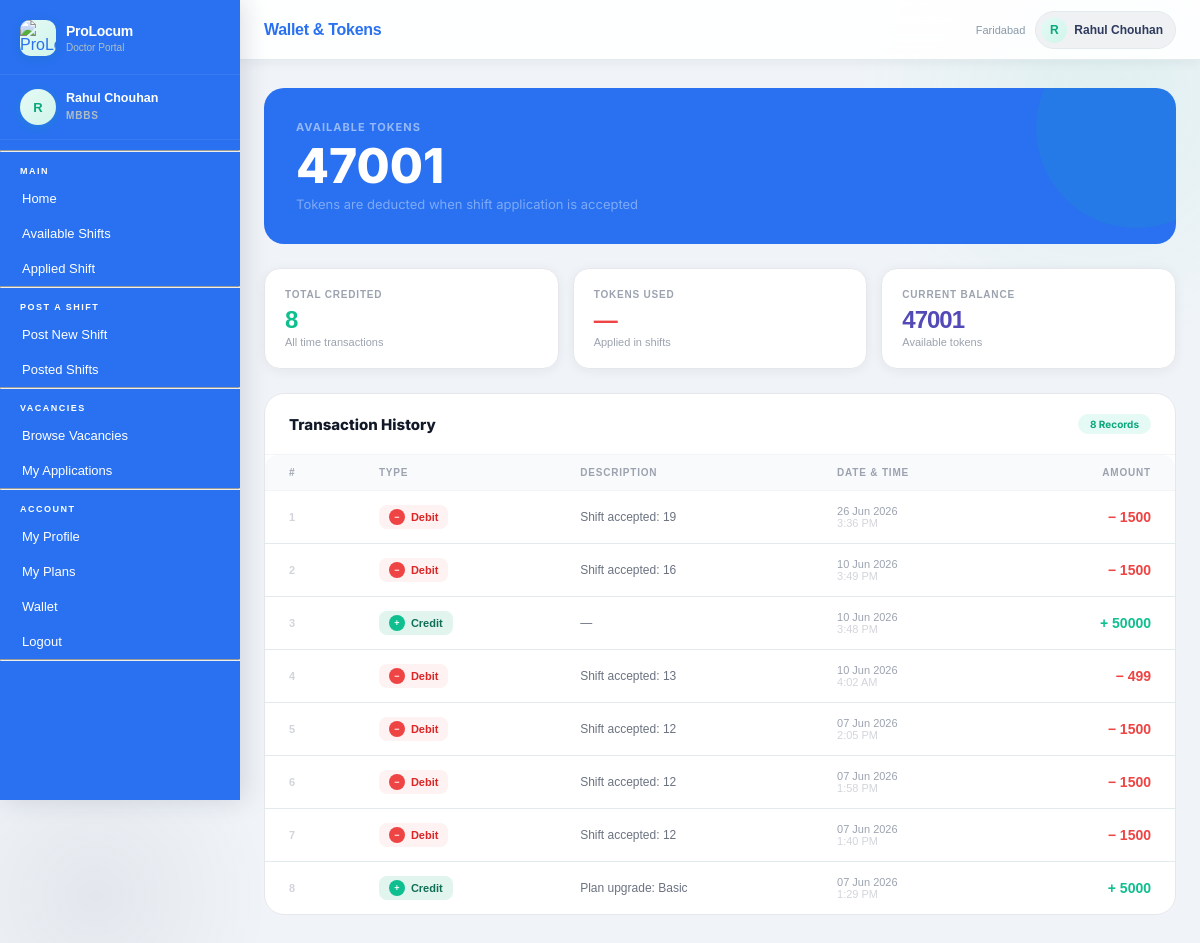
/doctors/wallet/ (signed in), run on the app's committed database.
### users/models.py (models this page shows, shortened)
class CustomUser(AbstractUser):
    ROLE_CHOICES = (
        ('doctor', 'Doctor'),
        ('nurse', 'Nurse'),
        ('hospital', 'Hospital'),
        ('admin', 'Admin'),
    )
    role   = models.CharField(max_length=20, choices=ROLE_CHOICES)
    mobile = models.CharField(max_length=10, unique=True, null=True, blank=True)  # ✅ Unique mobile

### doctors/models.py (models this page shows, shortened)
class DoctorProfile(models.Model):
    QUALIFICATION_CHOICES = [
        ('mbbs', 'MBBS'),
        ('bams', 'BAMS'),
        ('bhms', 'BHMS'),
    ]
    SEX_CHOICES = [('male', 'Male'), ('female', 'Female'), ('other', 'Other')]
    WARD_CHOICES = [
        ('general', 'General Ward'),
        ('icu', 'ICU Ward'),
        ('casualty', 'Casualty Ward'),
        ('female', 'Female Ward'),
    ]
    user            = models.OneToOneField(settings.AUTH_USER_MODEL, on_delete=models.CASCADE, related_name='doctor_profile')
    full_name       = models.CharField(max_length=150)
    age             = models.PositiveIntegerField(null=True, blank=True)
    sex             = models.CharField(max_length=10, choices=SEX_CHOICES, blank=True)
    registration_no = models.CharField(max_length=50, blank=True)
    qualification   = models.CharField(max_length=10, choices=QUALIFICATION_CHOICES, blank=True)
    experience      = models.CharField(max_length=50, blank=True)
    is_registration_complete = models.BooleanField(default=False)
    address         = models.TextField(blank=True)
    state           = models.CharField(max_length=100, blank=True)
    city            = models.CharField(max_length=100, blank=True)
    pincode         = models.CharField(max_length=10, blank=True)
    STATUS_CHOICES = [
    ('pending', 'Pending'),
    ('approved', 'Approved'),
    ('rejected', 'Rejected'),
]
    upi_id = models.CharField(max_length=100, blank=True)
    verification_status = models.CharField(max_length=10, choices=STATUS_CHOICES, default='pending')
    ward_preferences = models.CharField(max_length=200, blank=True)
    known_procedures = models.TextField(blank=True)
    profile_photo   = models.ImageField(upload_to='doctors/photos/', null=True, blank=True)
    aadhar_photo    = models.ImageField(upload_to='doctors/aadhar/', null=True, blank=True)
    pan_card        = models.ImageField(upload_to='doctors/pan/', null=True, blank=True)
    degree_photo    = models.ImageField(upload_to='doctors/degree/', null=True, blank=True)
    registered_state = models.CharField(max_length=100, blank=True)
    is_verified     = models.BooleanField(default=False)
    created_at      = models.DateTimeField(auto_now_add=True)
    updated_at      = models.DateTimeField(auto_now=True)

### plans/models.py (models this page shows, shortened)
class WalletTransaction(models.Model):
    TYPE_CHOICES = [('credit', 'Credit'), ('debit', 'Debit')]
    wallet           = models.ForeignKey(Wallet, on_delete=models.CASCADE, related_name='transactions')
    amount           = models.PositiveIntegerField()
    transaction_type = models.CharField(max_length=10, choices=TYPE_CHOICES)
    note             = models.CharField(max_length=255, blank=True)
    created_at       = models.DateTimeField(auto_now_add=True)
    class Meta:
        ordering = ['-created_at']

### doctors/views.py (the view)
# urls.py: path('wallet/', doctor_views.my_wallet, name='doctor_wallet'),
@login_required
def my_wallet(request):
    from plans.models import Wallet, WalletTransaction
    try:
        wallet = request.user.wallet
        wallet_balance      = wallet.balance
        wallet_transactions = wallet.transactions.order_by('-created_at')
    except:
        wallet_balance      = 0
        wallet_transactions = []
    return render(request, 'doctors/wallet.html', {
        'wallet_balance':      wallet_balance,
        'wallet_transactions': wallet_transactions,
        'user':                request.user,
    })

### plans/models.py (called while the page is built)
    @property
    def is_expired(self):
        if not self.end_date:
            return False   # Lifetime plan
        return timezone.now() > self.end_date

### plans/utils.py (called while the page is built, shortened)
def get_active_plan(user):
    plan = UserPlan.objects.filter(user=user, is_active=True).first()
    if not plan:
        return None
    return plan

### doctors/templates/doctors/wallet.html (shortened to what this page needs)
{% extends 'doctors/base.html' %}
{% block page_title %}Wallet & Tokens{% endblock %}
{% block content %}
<div class="dash-wrap">
    <div class="wallet-hero">
        <div class="wallet-label">Available Tokens</div>
        <div class="wallet-balance">{{ wallet_balance }}</div>
        <div class="wallet-sub">Tokens are deducted when shift application is accepted</div>
    </div>
    <div class="stats-grid">
        <div class="stat-card">
            <div class="stat-label">Total Credited</div>
            <div class="stat-value" style="color:#0fbf8f;">
                {{ wallet_transactions|length }}
            </div>
            <div class="stat-sub">All time transactions</div>
        </div>
        <div class="stat-card">
            <div class="stat-label">Tokens Used</div>
            <div class="stat-value" style="color:#ef4444;">
                —
            </div>
            <div class="stat-sub">Applied in shifts</div>
        </div>
        <div class="stat-card">
            <div class="stat-label">Current Balance</div>
            <div class="stat-value" style="color:#534AB7;">{{ wallet_balance }}</div>
            <div class="stat-sub">Available tokens</div>
        </div>
    </div>
    <div class="history-card">
        <div class="history-header">
            <div class="history-title">Transaction History</div>
            <span style="background:#e6faf5; color:#0aa87d; font-size:10px; font-weight:700; padding:4px 12px; border-radius:20px;">
                {{ wallet_transactions|length }} Records
            </span>
        </div>
        {% if wallet_transactions %}
        <div style="overflow-x:auto;">
            <table class="tx-table">
                <thead>
                    <tr>
                        <th>#</th>
                        <th>Type</th>
                        <th>Description</th>
                        <th>Date & Time</th>
                        <th style="text-align:right;">Amount</th>
                    </tr>
                </thead>
                <tbody>
                    {% for tx in wallet_transactions %}
                    <tr>
                        <td style="color:#d1d5db; font-size:11px; font-weight:700;">{{ forloop.counter }}</td>
                        <td>
                            {% if tx.transaction_type == 'credit' %}
                            <div class="tx-type tx-type-credit">
                                <div class="tx-type-icon">+</div> Credit
                            </div>
                            {% else %}
                            <div class="tx-type tx-type-debit">
                                <div class="tx-type-icon">−</div> Debit
                            </div>
                            {% endif %}
                        </td>
                        <td><div class="tx-note" title="{{ tx.note }}">{{ tx.note|default:"—" }}</div></td>
                        <td>
                            <div class="tx-date">
                                {{ tx.created_at|date:"d M Y" }}<br>
                                <span style="color:#d1d5db;">{{ tx.created_at|time:"g:i A" }}</span>
                            </div>
                        </td>
                        <td style="text-align:right;">
                            {% if tx.transaction_type == 'credit' %}
                            <span class="tx-amount-credit">+ {{ tx.amount }}</span>
                            {% else %}
                            <span class="tx-amount-debit">− {{ tx.amount }}</span>
                            {% endif %}
                        </td>
                    </tr>
                    {% endfor %}
                </tbody>
            </table>
        </div>
        {% else %}
        <div class="tx-empty">
            <div class="tx-empty-icon">🪙</div>
            <div style="font-weight:700; color:#6b7280; margin-bottom:4px;">No transactions yet</div>
            <div>Token activity yahan dikhega jab plan purchase karoge.</div>
        </div>
        {% endif %}
    </div>
</div>
{% endblock %}

### doctors/templates/doctors/base.html (shortened to what this page needs)
{% load static %}
<!DOCTYPE html>
<html lang="hi">
<head>
<link rel="stylesheet" href="{% static 'users/css/base.css' %}">
</head>
<body>
<aside class="sidebar" id="sidebar">
  <div class="sidebar-brand">
    <div class="logo-icon">
      <img src="{% static 'users/images/Black_and_White_Circular_Art___Design_Logo-removebg-preview.png' %}" alt="ProLocum Logo">
    </div>
    <div class="brand-text">
      <h1>ProLocum</h1>
      <p>Doctor Portal</p>
    </div>
  </div>
  {% if request.user.is_authenticated %}
  <div class="sidebar-profile">
    <div class="profile-avatar">
      {% if request.user.doctor_profile.full_name %}{{ request.user.doctor_profile.full_name|first|upper }}{% else %}D{% endif %}
    </div>
    <div class="profile-info">
      <strong>{% if request.user.doctor_profile.full_name %}{{ request.user.doctor_profile.full_name }}{% else %}Doctor{% endif %}</strong>
      <span>{{ request.user.doctor_profile.qualification|upper }}</span>
    </div>
  </div>
  {% endif %}
  <nav class="sidebar-nav">
<hr style="color:rgba(0, 0, 0, 0.485);">
   <div class="nav-section-label">Main</div>
<a href="{% url 'doctor_dashboard' %}" class="nav-link {% if request.resolver_match.url_name == 'doctor_dashboard' %}active{% endif %}">
  Home
</a>
{% if ctx_can_view_shifts %}
  <a href="/doctors/shifts/available/" class="nav-link {% if request.resolver_match.url_name == 'available_shifts' %}active{% endif %}">
    Available Shifts
  </a>
  <a href="/doctors/shifts/my-applications/" class="nav-link {% if request.resolver_match.url_name == 'my_applications' %}active{% endif %}">
    Applied Shift
  </a>
{% endif %}
<hr>
<div class="nav-section-label">Post a Shift</div>
{% if ctx_can_post_shift %}
  <a href="/doctors/shifts/post/" class="nav-link {% if request.resolver_match.url_name == 'post_new_shift' %}active{% endif %}">
    Post New Shift
  </a>
  <a href="/doctors/shifts/posted/" class="nav-link {% if request.resolver_match.url_name == 'posted_shifts' %}active{% endif %}">
    Posted Shifts
  </a>
{% endif %}
<hr>
<div class="nav-section-label">Vacancies</div>
{% if ctx_can_apply_vacancy %}
  <a href="/doctors/vacancies/" class="nav-link {% if request.resolver_match.url_name == 'available_vacancies' %}active{% endif %}">
    Browse Vacancies
  </a>
  <a href="/doctors/vacancy/my-applications/" class="nav-link {% if request.resolver_match.url_name == 'my_vacancy_applications' %}active{% endif %}">
    My Applications
  </a>
{% endif %}
<hr>
<div class="nav-section-label">Account</div>
<a href="{% url 'doctor_my_profile' %}" class="nav-link {% if request.resolver_match.url_name == 'doctor_my_profile' %}active{% endif %}">My Profile</a>
<a href="{% url 'my_plans' %}" class="nav-link {% if request.resolver_match.url_name == 'my_plans' %}active{% endif %}">My Plans</a>
<a href="{% url 'doctor_wallet' %}" class="nav-link">
    Wallet
</a>
<a href="{% url 'logout' %}" class="nav-link">Logout</a>
<hr>
  </nav>
</aside>
<main class="main">
  <div class="topbar">
    <div class="topbar-left">
      <span class="topbar-title">{% block page_title %}Dashboard{% endblock %}</span>
    </div>
    <div class="topbar-right">
      {% if request.user.doctor_profile.city %}
      <span class="city-tag">{{ request.user.doctor_profile.city }}</span>
      {% endif %}
      <div class="user-chip">
        <div class="user-avatar">
          {% if request.user.doctor_profile.full_name %}{{ request.user.doctor_profile.full_name|first|upper }}{% else %}{{ request.user.username|first|upper }}{% endif %}
        </div>
        <span class="user-name">
          {% if request.user.doctor_profile.full_name %}{{ request.user.doctor_profile.full_name }}{% else %}{{ request.user.username }}{% endif %}
        </span>
      </div>
    </div>
  </div>
  <div class="content">
    {% block content %}{% endblock %}
  </div>
</main>
</body>
</html>

### doctors/templates/doctors/wallet.html (style rules this page uses)
.dash-wrap { padding: 4px 0 32px; font-family: 'Inter', sans-serif; }
.wallet-hero { background: #2971F0; border-radius: 20px; padding: 32px; margin-bottom: 24px; position: relative; overflow: hidden; }
.wallet-hero::before { content: ''; position: absolute; top: -60px; right: -60px; width: 200px; height: 200px; background: rgba(15,191,143,0.1); border-radius: 50%; }
.wallet-label { font-size: 11px; font-weight: 700; color: rgba(255,255,255,0.5); text-transform: uppercase; letter-spacing: 1px; margin-bottom: 8px; }
.wallet-balance { font-size: 48px; font-weight: 800; color: #fff; line-height: 1; margin-bottom: 6px; }
.wallet-sub { font-size: 13px; color: rgba(255,255,255,0.4); }
.stats-grid { display: grid; grid-template-columns: repeat(3, 1fr); gap: 14px; margin-bottom: 24px; }
.stat-card { background: #fff; border: 1px solid #e5e7eb; border-radius: 16px; padding: 20px; }
.stat-label { font-size: 10px; font-weight: 700; color: #9ca3af; text-transform: uppercase; letter-spacing: 0.8px; margin-bottom: 8px; }
.stat-value { font-size: 24px; font-weight: 800; color: #1e293b; }
.stat-sub { font-size: 11px; color: #9ca3af; margin-top: 4px; }
.history-card { background: white; border: 1px solid #e5e7eb; border-radius: 20px; overflow: hidden; }
.history-header { display: flex; align-items: center; justify-content: space-between; padding: 20px 24px; border-bottom: 1px solid #f3f4f6; }
.history-title { font-size: 15px; font-weight: 800; color: #111827; }
.tx-table { width: 100%; border-collapse: collapse; }
.tx-table thead tr { background: #f9fafb; }
.tx-table thead th { padding: 12px 24px; font-size: 10px; font-weight: 800; color: #9ca3af; text-transform: uppercase; letter-spacing: 0.8px; text-align: left; border-bottom: 1px solid #f3f4f6; }
.tx-table tbody tr { border-bottom: 1px solid #f9fafb; transition: background 0.12s; }
.tx-table tbody tr:last-child { border-bottom: none; }
.tx-table tbody td { padding: 14px 24px; font-size: 13px; color: #374151; vertical-align: middle; }
.tx-type { display: inline-flex; align-items: center; gap: 6px; padding: 4px 10px; border-radius: 8px; font-size: 11px; font-weight: 700; }
.tx-type-credit { background: #E1F5EE; color: #0F6E56; }
.tx-type-debit { background: #fef2f2; color: #dc2626; }
.tx-type-icon { width: 16px; height: 16px; border-radius: 50%; display: flex; align-items: center; justify-content: center; font-size: 9px; font-weight: 900; }
.tx-type-credit .tx-type-icon { background: #0fbf8f; color: #fff; }
.tx-type-debit .tx-type-icon { background: #ef4444; color: #fff; }
.tx-amount-credit { font-size: 14px; font-weight: 800; color: #0fbf8f; }
.tx-amount-debit { font-size: 14px; font-weight: 800; color: #ef4444; }
.tx-note { max-width: 220px; white-space: nowrap; overflow: hidden; text-overflow: ellipsis; color: #6b7280; font-size: 12px; }
.tx-date { color: #9ca3af; font-size: 11px; }

### data on the page
CustomUser: user.doctor_profile.full_name|first "R", user.doctor_profile.full_name "Rahul Chouhan", user.doctor_profile.qualification "MBBS", user.doctor_profile.city "Faridabad"
WalletTransaction: transaction_type "Debit", note "Shift accepted: 19", created_at "26 Jun 2026", created_at "3:36 PM", amount "1500"
WalletTransaction: transaction_type "Debit", note "Shift accepted: 16", created_at "10 Jun 2026", created_at "3:49 PM", amount "1500"
WalletTransaction: transaction_type "Credit", note "—", created_at "10 Jun 2026", created_at "3:48 PM", amount "50000"
WalletTransaction: transaction_type "Debit", note "Shift accepted: 13", created_at "10 Jun 2026", created_at "4:02 AM", amount "499"
WalletTransaction: transaction_type "Debit", note "Shift accepted: 12", created_at "07 Jun 2026", created_at "2:05 PM", amount "1500"
WalletTransaction: transaction_type "Debit", note "Shift accepted: 12", created_at "07 Jun 2026", created_at "1:58 PM", amount "1500"
WalletTransaction: transaction_type "Debit", note "Shift accepted: 12", created_at "07 Jun 2026", created_at "1:40 PM", amount "1500"
WalletTransaction: transaction_type "Credit", note "Plan upgrade: Basic", created_at "07 Jun 2026", created_at "1:29 PM", amount "5000"

### other printed values
{{ wallet_balance }} "47001"
{{ wallet_transactions|length }} "8"
